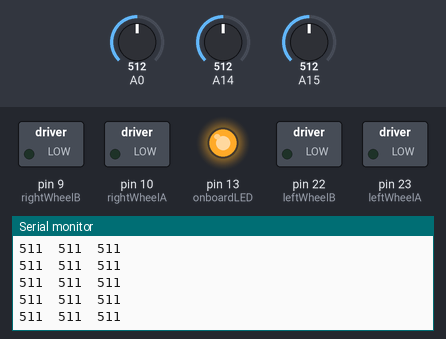
This sketch was run on a simulated Arduino Mega 2560, built with avr-gcc and run on an emulated ATmega2560. Parts: switched loads named in the sketch (green lamp = pin HIGH), output pins drawn as LEDs (lit = HIGH), the last lines printed to the serial monitor. Inputs (shaded band) come from the test bench; at power-on: A0 = 512, A15 = 512, A14 = 512.

Above: at 1.2 s.
1.3 s: A0 set to 991
At 2.4 s:
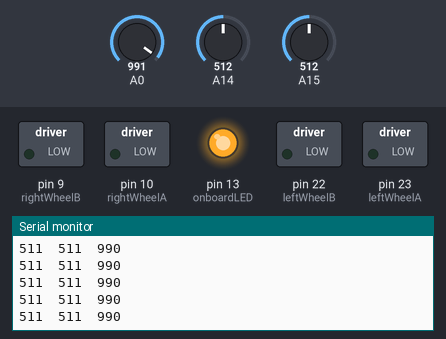
4.3 s: A0 set to 1010
At 5.2 s:
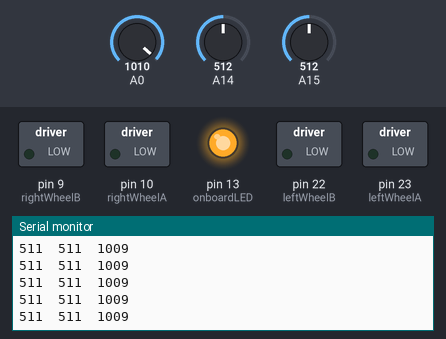
7.3 s: A15 set to 989
At 8.0 s:
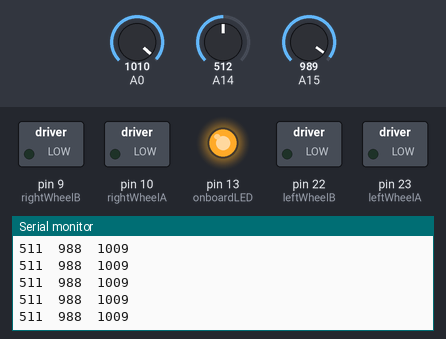
8.8 s: A15 set to 1008
At 9.6 s:
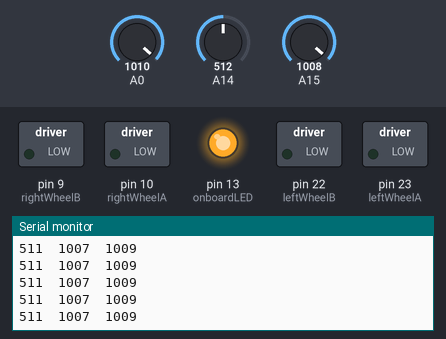
Timing chart, 0 to 11.8 s (numbered marks = the images above; inputs shaded):
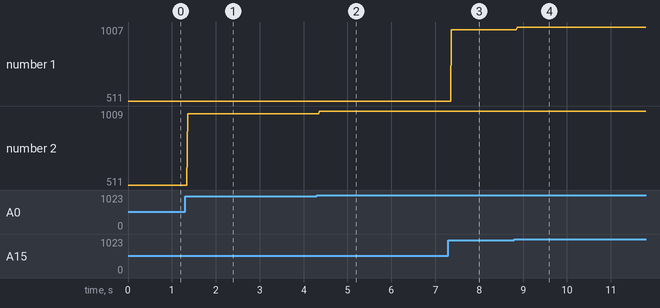

The sketch:

LineFollower.ino
```cpp
/* Assumes you've wired up your line follower according to the available wiring
 * diagram. Requires installation of QTRSensor Library as per
 * https://www.pololu.com/docs/0J19/2)
 *
 * Skeleton code for your line follower!
 */
#include <QTRSensors.h>                 // The sensor library

#define NUM_SENSORS             3       // Reflectance sensor has 3 individual sensors
#define NUM_SAMPLES_PER_SENSOR  4       // Averge 4 analog samples per sensor reading

int leftWheelB = 22;
int leftWheelA = 23;
int rightWheelB = 9;
int rightWheelA = 10;

int onboardLED = 13;

// Object for three QTR-xA sensors on analog inputs 14, 15, and 16.
QTRSensorsAnalog qtra((unsigned char[]) {14, 15, 16},
                      NUM_SENSORS, NUM_SAMPLES_PER_SENSOR);

unsigned int sensorValues[NUM_SENSORS]; // For storing sensor readings

void setup() {
  // Pin configuration
  pinMode(leftWheelB, OUTPUT);
  pinMode(leftWheelA, OUTPUT);
  pinMode(rightWheelB, OUTPUT);
  pinMode(rightWheelA, OUTPUT);
  pinMode(onboardLED, OUTPUT);
  // Show when robot is on
  digitalWrite(onboardLED, HIGH);
  // Serial debug start
  Serial.begin(9600);

  // TODO: ADVANCED
  // If you want to improve your line follower further, you can use PID control.
  // Ask a HURC member about this topic once you get your line follower working!
  /* PID variables:
  // PID gains
  kp = 0;
  ki = 0;
  kd = 0;

  // error accumulators
  cumulative_error = 0;
  prev_error = 0;
  */
}

void setDriveSpeed(int left, int right) {
  if(left > 0) {
    analogWrite(leftWheelA, left);
    analogWrite(leftWheelB, 0);
  }
  else if (left < 0) {
    analogWrite(leftWheelB, -1*left);
    analogWrite(leftWheelA, 0);
  }
  else {
    analogWrite(leftWheelA, 0);
    analogWrite(leftWheelB, 0);
  }
  if(right > 0) {
    analogWrite(rightWheelB, right);
    analogWrite(rightWheelA, 0);
  }
  else if (right < 0) {
    analogWrite(rightWheelA, -1*right);
    analogWrite(rightWheelB, 0);
  }
  else {
    analogWrite(rightWheelA, 0);
    analogWrite(rightWheelB, 0);
  }
}

void turnRight() {
  setDriveSpeed(100,0);
}

void turnLeft() {
  setDriveSpeed(0,-100);
}

void loop() {
  // Acquire sensor readings
  qtra.read(sensorValues);

   // Iterate over all sensors and print their reading followed by a tab
  for (unsigned char i = 0; i < NUM_SENSORS; i++) {
    Serial.print(sensorValues[i]);
    Serial.print("\t");
  }
  Serial.println();

  /* TODO: Your code here!
   * Right now the robot doesn't take any of the sensor readings into account,
   * it just constantly turns right. Your job is to incorporate your sensor
   * readings into a decision about how to drive the motors!
   */

  turnRight();

  delay(10);


  // TODO: ADVANCED
  // If you want to improve your line follower further, you can use PID control.
  // Ask a HURC member about this topic once you get your line follower working!
  /* PID control loop
  // definition of error changes depending on sensors used
  error = (on.light - off.light) - THRESHOLD; // polarity might be change depending on system orientation

  // update error integration
  cumulative_error += error;

  // calculate error derivative
  error_derivative = error - prev_error;

  control = kp * error + ki * cumulative_error + kd * error_derivative;
  drive = control; // need some conversion of control to drive signal (need real values to determine this)
  setDriveSpeed(20, drive); // only need to control right wheel's speed if you keep the other constant

  // update error buffer
  prev_error = error;
  */

}
```

Measured:
- after the input at 1.3 s, the serial monitor: prints a new line after 0.06 s (image 1)
- after the input at 4.3 s, the serial monitor: prints a new line after 0.06 s (image 2)
- after the input at 7.3 s, the serial monitor: prints a new line after 0.07 s (image 3)
- after the input at 8.8 s, the serial monitor: prints a new line after 0.07 s (image 4)
- plotted number 1: 511 → 988 after the input at 7.3 s, 988 → 1007 after the input at 8.8 s
- plotted number 2: 511 → 990 after the input at 1.3 s, 990 → 1009 after the input at 4.3 s
